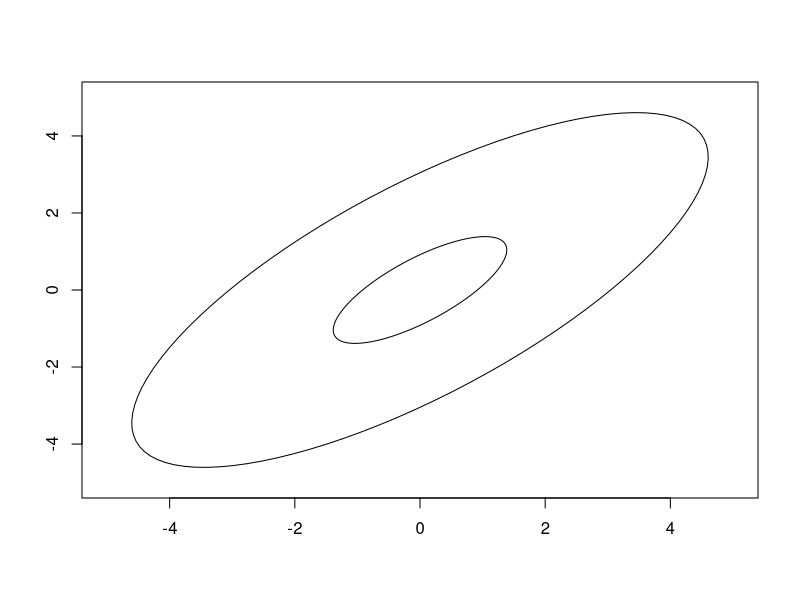

Here is the R script that generated this plot: (Note: this script raises an error after producing the figure.)
# Example 4.2
e1 <- matrix(c(1/sqrt(2),1/sqrt(2)),ncol=1)
e2 <- matrix(c(1/sqrt(2),-1/sqrt(2)),ncol=1)
eigenvectors <- cbind(e1,e2)

angle <- atan(eigenvectors[2,1]/eigenvectors[1,1]) # sohcahtoa

library(plotrix)
mu <- c(0,0)

s11 <- 1
s12 <- 0.75

plot(0,pch='',ylab='',xlab='',xlim=c(-5,5),ylim=c(-5,5))
c50 <- qchisq(0.50,df=2)
lengths50 <- c(c50*sqrt(s11+s12),c50*sqrt(s11-s12))
draw.ellipse(x=mu[1],y=mu[2],a=lengths50[1],b=lengths50[2],angle=angle,deg=FALSE)

c90 <- qchisq(0.90,df=2)
lengths90 <- c(c90*sqrt(s11+s12),c90*sqrt(s11-s12))
draw.ellipse(x=mu[1],y=mu[2],a=lengths90[1],b=lengths90[2],angle=angle,deg=FALSE)

################################
x.bar <- matrix(c(4.640,
                  45.400,
                  9.965),ncol=1)
S <- matrix(c(2.879, 10.010, -1.810,
              10.010, 199.788, -5.640,
              -1.810, -5.640, 3.628),byrow=TRUE,ncol=3)
p <- 3
n <- 20
alpha <- 0.05

confidenceEllipse(X.mean=x.bar,eig=eigen(S[1:2,1:2]),n=n,p=p, limadj = 0.08)
bvNormalContour(mu=x.bar[1:2,1],eig=eigen(S[1:2,1:2]))
bvNormalContour(mu=x.bar[1:2,1],eig=eigen(S[1:2,1:2]),n=n,p=p)

bvNormalContour(mu=x.bar[1:2,1],eig=eigen(S[1:2,1:2]), limadj = 0.7)


library(plotrix)
e1 <- matrix(c(1/sqrt(2),1/sqrt(2)),ncol=1)
e2 <- matrix(c(1/sqrt(2),-1/sqrt(2)),ncol=1)

mu <- c(0,0)

s11 <- 1
s12 <- 0.75
eig42 <- list(values=c(s11+s12,s11-s12),vectors=cbind(e1,e2))
bvNormalContour(mu=mu,eig=eig42)
